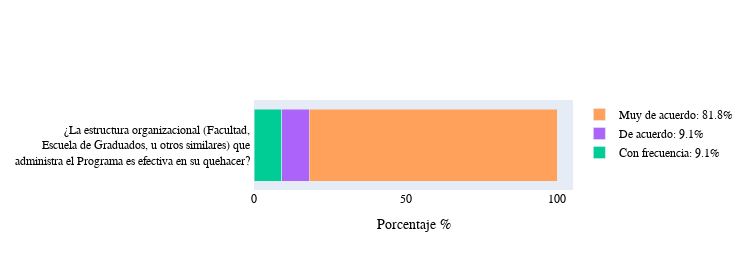

Here is the notebook cell this chart was saved with:
### Markdown cell above
### Opiniones sobre el  <span style="color:#AC1212">*contexto institucional*</span>

### Code cell
path_file_sorted    = 'acad.xlsx'
opinion_context(path_file_sorted)

### Figure 1 — Plotly figure (JSON) as saved in the notebook; plotly's stock layout.template omitted (floating-point values rounded to 4 significant figures)
{"data": [{"name": "1", "orientation": "h", "type": "bar", "x": [], "y": ["¿La estructura organizacional (Facultad, <br> Escuela de Graduados, u otros similares) que <br> administra el Programa es efectiva en su quehacer? "]}, {"name": "2: 4%", "orientation": "h", "type": "bar", "x": [], "y": ["¿La estructura organizacional (Facultad, <br> Escuela de Graduados, u otros similares) que <br> administra el Programa es efectiva en su quehacer? "]}, {"name": "Con frecuencia: 9.1%", "orientation": "h", "type": "bar", "x": [9.1], "y": ["¿La estructura organizacional (Facultad, <br> Escuela de Graduados, u otros similares) que <br> administra el Programa es efectiva en su quehacer? "]}, {"name": "De acuerdo: 9.1%", "orientation": "h", "type": "bar", "x": [9.1], "y": ["¿La estructura organizacional (Facultad, <br> Escuela de Graduados, u otros similares) que <br> administra el Programa es efectiva en su quehacer? "]}, {"name": "Muy de acuerdo: 81.8%", "orientation": "h", "type": "bar", "x": [81.8], "y": ["¿La estructura organizacional (Facultad, <br> Escuela de Graduados, u otros similares) que <br> administra el Programa es efectiva en su quehacer? "]}], "layout": {"barmode": "stack", "font": {"color": "black", "family": "Rockwell", "size": 12}, "height": 270, "legend": {"title": {"font": {"color": "green"}}}, "title": {"font": {"color": "black", "family": "Rockwell", "size": 12}, "text": ""}, "width": 750, "xaxis": {"title": {"text": "Porcentaje %"}}}}
